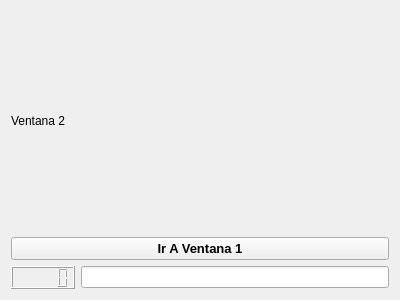
<?xml version="1.0" encoding="UTF-8"?>
<ui version="4.0">
 <class>Ventana2UI</class>
 <widget class="QWidget" name="Ventana2UI">
  <property name="geometry">
   <rect>
    <x>0</x>
    <y>0</y>
    <width>400</width>
    <height>300</height>
   </rect>
  </property>
  <property name="windowTitle">
   <string>Form</string>
  </property>
  <layout class="QGridLayout" name="gridLayout">
   <item row="0" column="0">
    <layout class="QVBoxLayout" name="verticalLayout_2">
     <item>
      <layout class="QVBoxLayout" name="verticalLayout">
       <item>
        <widget class="QLabel" name="label">
         <property name="text">
          <string>Ventana 2</string>
         </property>
        </widget>
       </item>
       <item>
        <widget class="QPushButton" name="pushButton">
         <property name="font">
          <font>
           <pointsize>10</pointsize>
           <weight>75</weight>
           <bold>true</bold>
          </font>
         </property>
         <property name="text">
          <string>Ir A Ventana 1</string>
         </property>
        </widget>
       </item>
      </layout>
     </item>
     <item>
      <layout class="QHBoxLayout" name="horizontalLayout">
       <item>
        <widget class="QLCDNumber" name="lcdNumber"/>
       </item>
       <item>
        <widget class="QLineEdit" name="lineEdit"/>
       </item>
      </layout>
     </item>
    </layout>
   </item>
  </layout>
 </widget>
 <resources/>
 <connections/>
</ui>
